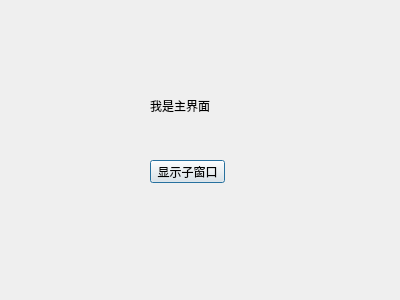
<?xml version="1.0" encoding="UTF-8"?>
<ui version="4.0">
 <class>Dialog</class>
 <widget class="QDialog" name="Dialog">
  <property name="geometry">
   <rect>
    <x>0</x>
    <y>0</y>
    <width>400</width>
    <height>300</height>
   </rect>
  </property>
  <property name="windowTitle">
   <string>Dialog</string>
  </property>
  <widget class="QLabel" name="showChildButton">
   <property name="geometry">
    <rect>
     <x>150</x>
     <y>90</y>
     <width>91</width>
     <height>31</height>
    </rect>
   </property>
   <property name="text">
    <string>我是主界面</string>
   </property>
  </widget>
  <widget class="QPushButton" name="showChildButton_2">
   <property name="geometry">
    <rect>
     <x>150</x>
     <y>160</y>
     <width>75</width>
     <height>23</height>
    </rect>
   </property>
   <property name="text">
    <string>显示子窗口</string>
   </property>
  </widget>
 </widget>
 <resources/>
 <connections/>
</ui>
